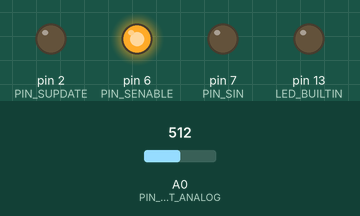
This sketch was run on a simulated Arduino Uno, built with avr-gcc and run on an emulated ATmega328P. On the bench: output pins drawn as LEDs (lit = HIGH). The inputs (shaded band) are chosen by the test bench; at power-on: A0 (PIN_SOUT_ANALOG) = 512. Pins used as bus, display or sensor lines are not drawn; what the sketch prints to the serial monitor is not drawn. At 0.2 s the program stops and its outputs stay as they are.

Above: at 0.2 s.
Timing chart, 0 to 1.7 s (numbered marks = the images above):
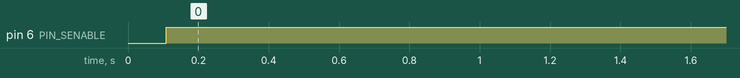

The sketch:

lbl_arduino_board_switching_code.ino
```cpp
#include <Arduino.h>

// THESE PINS ARE ALL WRONG! - BL 2.10.2026

// --- Pins (same) ---
#define PIN_SIN     7
#define PIN_SENABLE 6
#define PIN_SUPDATE 2
#define PIN_SRST    3
#define PIN_SCLKN   5
#define PIN_SCLKP   4
#define PIN_SOUT    8   // Optional for scan-out

// --- Chain geometry (UPDATED) ---
const int TOTAL_BITS = 3;       // 1..344 per bit-map
uint8_t   scan_data[43];  //44        // 344 / 8 = 43 bytes

// 11 flavors total: 1..11 (keep 0 as NA placeholder)
const int FLAVOR_COUNT = 11;

// Start bit (0-based) of each flavor block, from the map:
// nmos_lvt (1-31), nmos_hvt (33-63), nmos_mid (65-95),
// nmos_na (97-116), nmos_ulvt (121-151), nmos_dnw (153-183),
// pmos_ulvt (185-215), pmos_lvt (217-247), pmos_mid (249-279),
// pmos_hvt (281-311), pmos_lvt (313-343)
const int flavor_base[FLAVOR_COUNT + 1] = {
  0,    // flavor 0: NA (unused)
  0,    // 1: nmos_lvt   (starts at bit #1 -> index 0)
  32,   // 2: nmos_hvt   (starts at #33 -> index 32)
  64,   // 3: nmos_mid   (starts at #65 -> index 64)
  96,   // 4: nmos_na    (starts at #97 -> index 96)
  120,  // 5: nmos_ulvt  (starts at #121 -> index 120)
  152,  // 6: nmos_dnw   (starts at #153 -> index 152)
  184,  // 7: pmos_ulvt  (starts at #185 -> index 184)
  216,  // 8: pmos_lvt   (starts at #217 -> index 216)
  248,  // 9: pmos_mid   (starts at #249 -> index 248)
  280,  // 10: pmos_hvt  (starts at #281 -> index 280)
  312   // 11: pmos_lvt  (starts at #313 -> index 312)
};

// Per-flavor column count: most flavors have 25 columns (C0..C24).
// The bit-map shows flavor "nmos_na" (flavor 4) only has C0..C13 (14 columns).
int flavor_cols(int flavor) {
  if (flavor == 4) return 14;   // nmos_na special case
  return 25;                    // default C0..C24
}

#define PIN_SOUT_ANALOG A0
const int threshold = 300;

bool readSOUT_analog() {
  int val = analogRead(PIN_SOUT_ANALOG);
  //Serial.print(val);
  return (val > threshold);
}

// Reset scan chain
void resetScanChain() {
  digitalWrite(PIN_SRST, HIGH);
  logControlSignals();
  delayMicroseconds(5);
  digitalWrite(PIN_SRST, LOW);
  logControlSignals();
  delayMicroseconds(5);
}

// Set scan data bits for row/col selection (one-hot)
// Uses per-flavor base and per-flavor column limit
void setScanAddress(int flavor, int row, int col) {
  memset(scan_data, 0, sizeof(scan_data));

  int max_cols = flavor_cols(flavor);
  if (flavor < 1 || flavor > FLAVOR_COUNT || row < 0 || row >= 6 || col < 0 || col >= max_cols) {
    Serial.println("Invalid row/col/flavor index");
    return;
  }

  int base = flavor_base[flavor];

  // Row bits: R0..R5 occupy the first 6 bits of each flavor block
  int row_bit = base + row;
  scan_data[row_bit / 8] |= (1 << (row_bit % 8));

  // Column bits: immediately after 6 rows
  int col_bit = base + 6 + col;
  scan_data[col_bit / 8] |= (1 << (col_bit % 8));
  Serial.println("Scan data value:");
  for(int i=0; i<43; i++){
    Serial.print(scan_data[i]);
  }
  Serial.println("");
}

// Shift scan data into chain
void shiftScanChain() {
  digitalWrite(PIN_SENABLE, LOW);
  logControlSignals();

  int expectedBit = 0;
  int soutBit = 0;
  bool match = true;

  for (int i = TOTAL_BITS - 1; i >= 0; i--) {
    int byteIndex = i / 8;
    int bitIndex  = i % 8;
    expectedBit = (scan_data[byteIndex] >> bitIndex) & 1;
    //Serial.print(i);
    digitalWrite(PIN_SIN, expectedBit);

    // two-phase, non-overlapping clocks
    digitalWrite(PIN_SCLKP, HIGH);
    logControlSignals();
    delayMicroseconds(10);
    digitalWrite(PIN_SCLKP, LOW);
    digitalWrite(PIN_SCLKN, LOW);
    logControlSignals();
    delayMicroseconds(10);
    digitalWrite(PIN_SCLKN, HIGH);
    logControlSignals();
    delayMicroseconds(10);
    digitalWrite(PIN_SCLKP, LOW);
    digitalWrite(PIN_SCLKN, LOW);
    logControlSignals();
    delayMicroseconds(10);

    // read SOUT
    //soutBit = digitalRead(PIN_SOUT);
    soutBit = readSOUT_analog();

    if (soutBit != expectedBit) match = false;
  }

  digitalWrite(PIN_SENABLE, HIGH); //active low
  logControlSignals();

  Serial.println(match ? "Test Passed" : "Test Failed");
}

// Latch config
void latchScanConfig() {
  digitalWrite(PIN_SUPDATE, HIGH);
  logControlSignals();
  delayMicroseconds(5);
  digitalWrite(PIN_SUPDATE, LOW);
  logControlSignals();
}

// Top-level configure
void configureDevice(int flavor, int row, int col) {
  resetScanChain();
  setScanAddress(flavor, row, col);
  shiftScanChain();
  latchScanConfig();
}


void logControlSignals() {
  static bool printed_header = false;
  if (!printed_header) {
    printed_header = true;
  }
}

// Optional: print scan buffer MSB..LSB for debugging
void printScanChain() {
  Serial.println("Full Scan Chain:");
  for (int i = TOTAL_BITS - 1; i >= 0; i--) {
    int byteIndex = i / 8;
    int bitIndex  = i % 8;
    int bitVal = (scan_data[byteIndex] >> bitIndex) & 1;
    Serial.print(bitVal);
  }
  Serial.println();
}

void setup() {
  pinMode(PIN_SIN, OUTPUT);
  pinMode(PIN_SCLKP, OUTPUT);
  pinMode(PIN_SCLKN, OUTPUT);
  pinMode(PIN_SENABLE, OUTPUT);
  pinMode(PIN_SUPDATE, OUTPUT);
  pinMode(PIN_SRST, OUTPUT);
  pinMode(PIN_SOUT, INPUT);
  pinMode(LED_BUILTIN, OUTPUT);

  Serial.begin(9600);
  delay(100);

  Serial.println("start");

  //digitalWrite(PIN_SUPDATE, HIGH);
  //digitalWrite(LED_BUILTIN, HIGH);

  // Example: flavor 1 (nmos_lvt), row 5, col 13 — adjust as needed
  configureDevice(1, 5, 7);
  printScanChain();

  while (true) { /* hold */ }
}

void loop() {}
```

Measured:
- by itself, pin 6 (PIN_SENABLE): LOW → HIGH at 0.11 s
